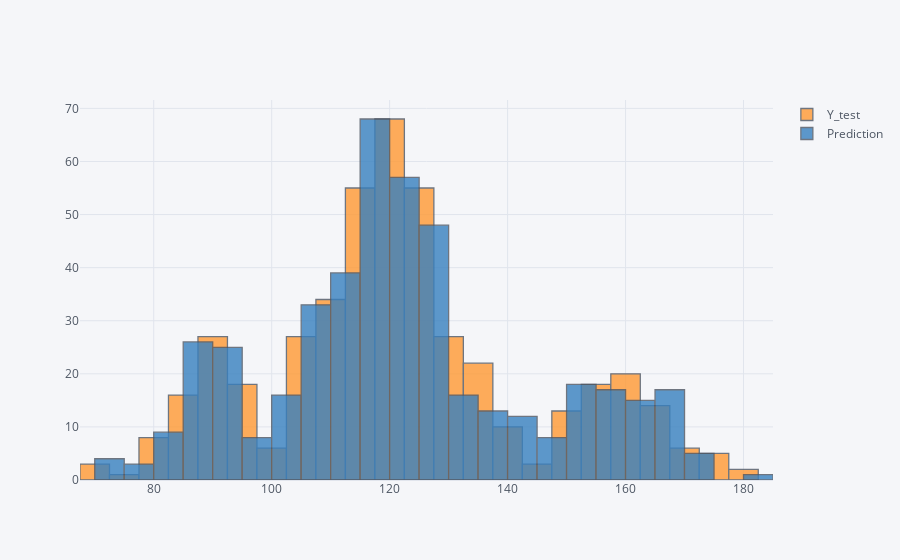

Write notebook code for a chart like this one.
### Code cell
dff.iplot(kind='hist')

### Figure 1 — Plotly figure (JSON) as saved in the notebook; plotly's stock layout.template omitted (floating-point values rounded to 4 significant figures; data arrays with more than 128 entries replaced by an {"elided": "..."} marker saying what was removed)
{"data": [{"histfunc": "count", "histnorm": "", "marker": {"color": "rgba(255, 153, 51, 1.0)", "line": {"color": "#4D5663", "width": 1.3}}, "name": "Y_test", "opacity": 0.8, "orientation": "v", "type": "histogram", "x": {"elided": "458 float values"}}, {"histfunc": "count", "histnorm": "", "marker": {"color": "rgba(55, 128, 191, 1.0)", "line": {"color": "#4D5663", "width": 1.3}}, "name": "Prediction", "opacity": 0.8, "orientation": "v", "type": "histogram", "x": {"elided": "458 float values"}}], "layout": {"barmode": "overlay", "legend": {"bgcolor": "#F5F6F9", "font": {"color": "#4D5663"}}, "paper_bgcolor": "#F5F6F9", "plot_bgcolor": "#F5F6F9", "title": {"font": {"color": "#4D5663"}}, "xaxis": {"gridcolor": "#E1E5ED", "showgrid": true, "tickfont": {"color": "#4D5663"}, "title": {"font": {"color": "#4D5663"}, "text": ""}, "zerolinecolor": "#E1E5ED"}, "yaxis": {"gridcolor": "#E1E5ED", "showgrid": true, "tickfont": {"color": "#4D5663"}, "title": {"font": {"color": "#4D5663"}, "text": ""}, "zerolinecolor": "#E1E5ED"}}}
